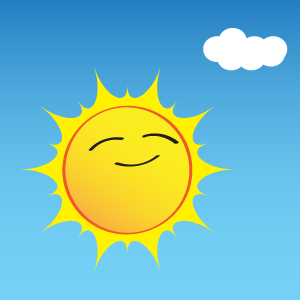
#> input picture Sun.jpg, 300 x 300 px
$ python Image.py
#> lines starting #> are read from the running program, lines starting #| are printed output that depends on the picture
# -*- coding: utf-8 -*-
"""
Created on Wed Jul  4 11:22:11 2018

@author: garima.misra
"""

import cv2 as cv
import numpy as np

img_color = cv.imread("Sun.jpg", 1)
#> img_color is the input picture: shape (300, 300, 3); mean B, G, R 185.3, 189, 126.5
img_grey = cv.imread("Sun.jpg", 0)
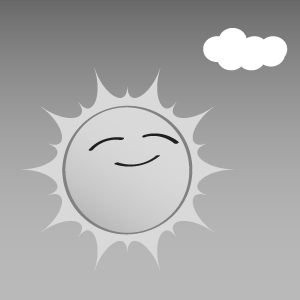
#> img_grey: shape (300, 300); min 32, max 255, mean 169.5
img_unchanged = cv.imread("Sun.jpg", -1)
#print(img)

cv.imshow('window1', img_color)
cv.imshow('window2', img_grey)
cv.imshow('window3', img_unchanged)

cv.namedWindow('window4', cv.WINDOW_NORMAL)

key = cv.waitKey(0)
#> (key Esc is pressed here)

if key == 27:
    cv.destroyAllWindows()
elif key == ord('s'):
    cv.imwrite('SUN.png', img_grey)
    cv.destroyAllWindows()

cv.destroyWindow('window1')
